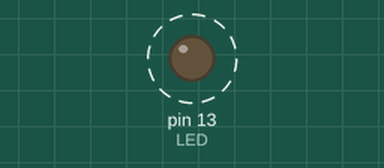
A sketch run on a simulated Arduino Uno, built with avr-gcc and run on an emulated ATmega328P. On the bench: output pins drawn as LEDs (lit = HIGH). Dashed ring = blinking.

Above: at 0.5 s.
Timing chart, 0 to 4.6 s (numbered marks = the images above):
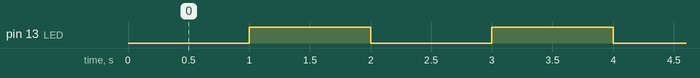

The sketch:

sketch_sep11a.ino
```cpp
#define LED 13
int interval = 1000;
unsigned int minulyCas = 0;

void setup() {
  pinMode(LED, OUTPUT);
  Serial.begin(115200);

}

void loop() {
  unsigned int aktualniCas = millis();
      //Serial.println((unsigned int)(aktualniCas - minulyCas));

  if ((unsigned int)(aktualniCas - minulyCas) >= interval) {
    digitalWrite(LED, !digitalRead(LED));
    //Serial.println(digitalRead(LED));
    minulyCas = aktualniCas;
  }
}
```

Measured:
- by itself, pin 13 (LED): alternates HIGH for 1.0 s and LOW for 1.0 s
